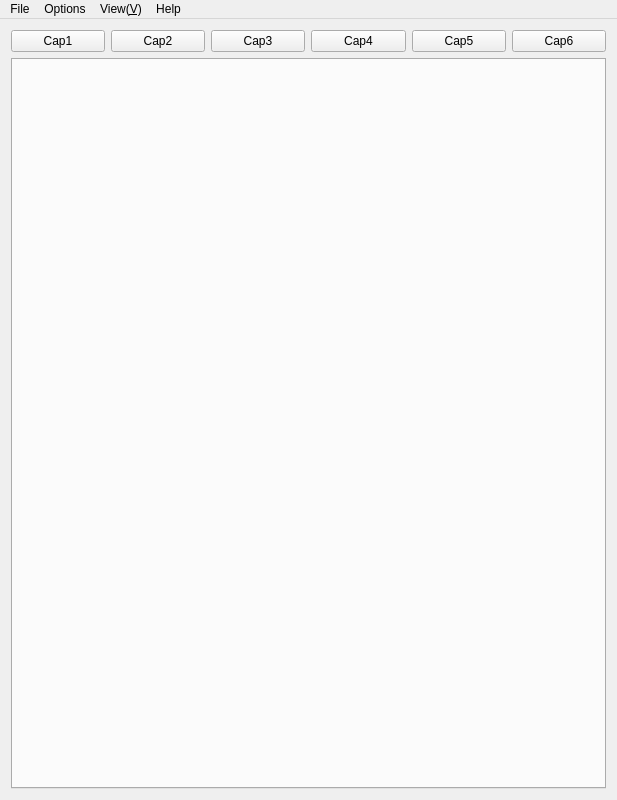
<?xml version="1.0" encoding="UTF-8"?>
<ui version="4.0">
 <class>MainWindow</class>
 <widget class="QMainWindow" name="MainWindow">
  <property name="geometry">
   <rect>
    <x>0</x>
    <y>0</y>
    <width>617</width>
    <height>800</height>
   </rect>
  </property>
  <property name="sizePolicy">
   <sizepolicy hsizetype="MinimumExpanding" vsizetype="MinimumExpanding">
    <horstretch>0</horstretch>
    <verstretch>0</verstretch>
   </sizepolicy>
  </property>
  <property name="minimumSize">
   <size>
    <width>0</width>
    <height>0</height>
   </size>
  </property>
  <property name="windowTitle">
   <string>qt-opencv-multithreaded</string>
  </property>
  <widget class="QWidget" name="centralWidget">
   <layout class="QVBoxLayout" name="verticalLayout" stretch="0,1">
    <item>
     <layout class="QHBoxLayout" name="horizontalLayout">
      <item>
       <widget class="QPushButton" name="addCapPushButton_1">
        <property name="text">
         <string>Cap1</string>
        </property>
       </widget>
      </item>
      <item>
       <widget class="QPushButton" name="addCapPushButton_2">
        <property name="text">
         <string>Cap2</string>
        </property>
       </widget>
      </item>
      <item>
       <widget class="QPushButton" name="addCapPushButton_3">
        <property name="text">
         <string>Cap3</string>
        </property>
       </widget>
      </item>
      <item>
       <widget class="QPushButton" name="addCapPushButton_4">
        <property name="text">
         <string>Cap4</string>
        </property>
       </widget>
      </item>
      <item>
       <widget class="QPushButton" name="addCapPushButton_5">
        <property name="text">
         <string>Cap5</string>
        </property>
       </widget>
      </item>
      <item>
       <widget class="QPushButton" name="addCapPushButton_6">
        <property name="text">
         <string>Cap6</string>
        </property>
       </widget>
      </item>
     </layout>
    </item>
    <item>
     <widget class="QTabWidget" name="tabWidget">
      <property name="sizePolicy">
       <sizepolicy hsizetype="Minimum" vsizetype="Minimum">
        <horstretch>0</horstretch>
        <verstretch>0</verstretch>
       </sizepolicy>
      </property>
      <property name="styleSheet">
       <string notr="true">QTabBar::tab{height:17}</string>
      </property>
      <property name="currentIndex">
       <number>-1</number>
      </property>
      <property name="tabsClosable">
       <bool>false</bool>
      </property>
     </widget>
    </item>
   </layout>
  </widget>
  <widget class="QMenuBar" name="menuBar">
   <property name="geometry">
    <rect>
     <x>0</x>
     <y>0</y>
     <width>617</width>
     <height>26</height>
    </rect>
   </property>
   <widget class="QMenu" name="menuFile">
    <property name="title">
     <string>File</string>
    </property>
    <addaction name="actionQuit"/>
   </widget>
   <widget class="QMenu" name="menuHelp">
    <property name="title">
     <string>Help</string>
    </property>
    <addaction name="actionAbout"/>
   </widget>
   <widget class="QMenu" name="menuOptions">
    <property name="title">
     <string>Options</string>
    </property>
    <addaction name="actionSynchronizeStreams"/>
   </widget>
   <widget class="QMenu" name="menuView">
    <property name="title">
     <string>View(&amp;V)</string>
    </property>
    <addaction name="actionFullScreen"/>
   </widget>
   <addaction name="menuFile"/>
   <addaction name="menuOptions"/>
   <addaction name="menuView"/>
   <addaction name="menuHelp"/>
  </widget>
  <action name="actionAbout">
   <property name="text">
    <string>About</string>
   </property>
  </action>
  <action name="actionQuit">
   <property name="text">
    <string>Quit</string>
   </property>
  </action>
  <action name="actionSynchronizeStreams">
   <property name="checkable">
    <bool>true</bool>
   </property>
   <property name="text">
    <string>Synchronize streams</string>
   </property>
  </action>
  <action name="actionScaleToFitFrame">
   <property name="checkable">
    <bool>true</bool>
   </property>
   <property name="text">
    <string>Scale to fit frame</string>
   </property>
  </action>
  <action name="actionFullScreen">
   <property name="checkable">
    <bool>true</bool>
   </property>
   <property name="text">
    <string>Full Screen(&amp;F)</string>
   </property>
  </action>
 </widget>
 <layoutdefault spacing="6" margin="11"/>
 <tabstops>
  <tabstop>addCapPushButton_1</tabstop>
  <tabstop>addCapPushButton_2</tabstop>
  <tabstop>addCapPushButton_3</tabstop>
  <tabstop>addCapPushButton_4</tabstop>
  <tabstop>addCapPushButton_5</tabstop>
  <tabstop>addCapPushButton_6</tabstop>
  <tabstop>tabWidget</tabstop>
 </tabstops>
 <resources/>
 <connections/>
</ui>
